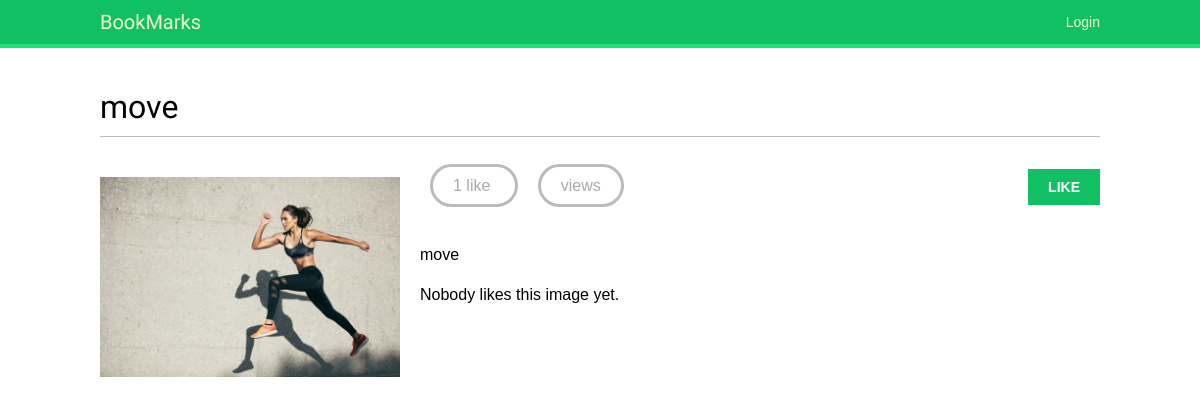
The app's page /images/detail/50/move with its own data.
### images/models.py (models this page shows, shortened)
class Image(models.Model):
    user = models.ForeignKey(settings.AUTH_USER_MODEL,
                             related_name='images_created',
                             on_delete=models.CASCADE)
    title = models.CharField(max_length=500)
    slug = models.SlugField(max_length=500, blank=True)
    url = models.URLField()
    image = models.ImageField(upload_to='images/%Y/%m/%d/')
    description = models.TextField(blank=True)
    created = models.DateField(auto_now_add=True, db_index=True)
    users_like = models.ManyToManyField(settings.AUTH_USER_MODEL, related_name='images_liked', blank=True)
    total_likes = models.PositiveIntegerField(db_index=True, default=0)

### images/views.py (the view)
# urls.py: path('detail/<int:id>/<slug:slug>', views.image_detail, name='detail'),
def image_detail(request, id, slug):
    image = get_object_or_404(Image, id=id, slug=slug)
    total_views = r.incr(f'image:{image.id}:views')
    r.zincrby('image_ranking', 1, image.id)
    html_path = 'images/image/detail.html'
    data = {'section': 'image', 'image': image, 'total_views': total_views}
    return render(request, html_path, data)

### images/templates/images/image/detail.html (shortened to what this page needs)
{% extends "base.html" %}
{% block content%}
<h1> {{image.title}} </h1>
{% load thumbnail %}
<a href="{{image.image.url}}">
    <img src="{% thumbnail image.image 300x0 %}" class="image-detail" />
</a>
    {% with total_like=image.users_like.count users_like=image.users_like.all %}
        <div class="image-info">
            <div>
                <span class="count">
                    <span class="total">{{total_like}}</span> like{{total_like|pluralize }}
                </span >
                <span class="count">
                    {{total_views}} view{{total_views|pluralize}}
                </span >
                <a href="#" data-id="{{image.id}}" data-action="{% if request.user in users_like %}un{%endif%}like" class="like button">
                    {% if request.user not in users_like %}
                        like
                    {%else%}
                        unlike
                    {%endif%}
                </a>
            </div>
            {{image.description|linebreaks}}
        </div>
        <div class="image-likes">
            {% for user in users_likes %}
            <div>
                <img src="{{user.profile.photo.url}}"/>
                <p>{{user.first_name}}</p>
            </div>
            {% empty %}
            Nobody likes this image yet.
            {%endfor%}
        </div>
    {%endwith%}
{% endblock %}

### account/static/css/base.css (style rules this page uses)
body { margin:0; padding:0; font-family:helvetica, sans-serif; }
p { line-height: 1.8; }
a { color:#12c064; text-decoration:none; }
h1, h2, h3, h4, h5 , h6 { font-family: 'Muli', sans-serif; font-weight:normal; }
h1 { border-bottom:1px solid #bbb; padding:0 0 10px 0; margin:10px 0 20px 0; }
input[type=submit], a.button { font-weight:bold; background:#12c064; color:#fff; padding:10px 20px; font-size:14px; text-transform:uppercase; }
.image-preview, .image-detail { max-width:300px; float:left; margin:0 20px 20px 0; }
.image-detail { margin-top:20px; }
.image-info div { padding:20px 0; overflow:auto; }
.count { color:#aaa; border:3px solid #bbb; border-radius:26px; padding:10px 20px; margin:20px 10px 0; }
a.like, a.follow { float:right; margin-top:-8px; }

### records on screen
Image: title "move", image (picture), description "move"

### other values on screen
{{ total_like }} "1"
